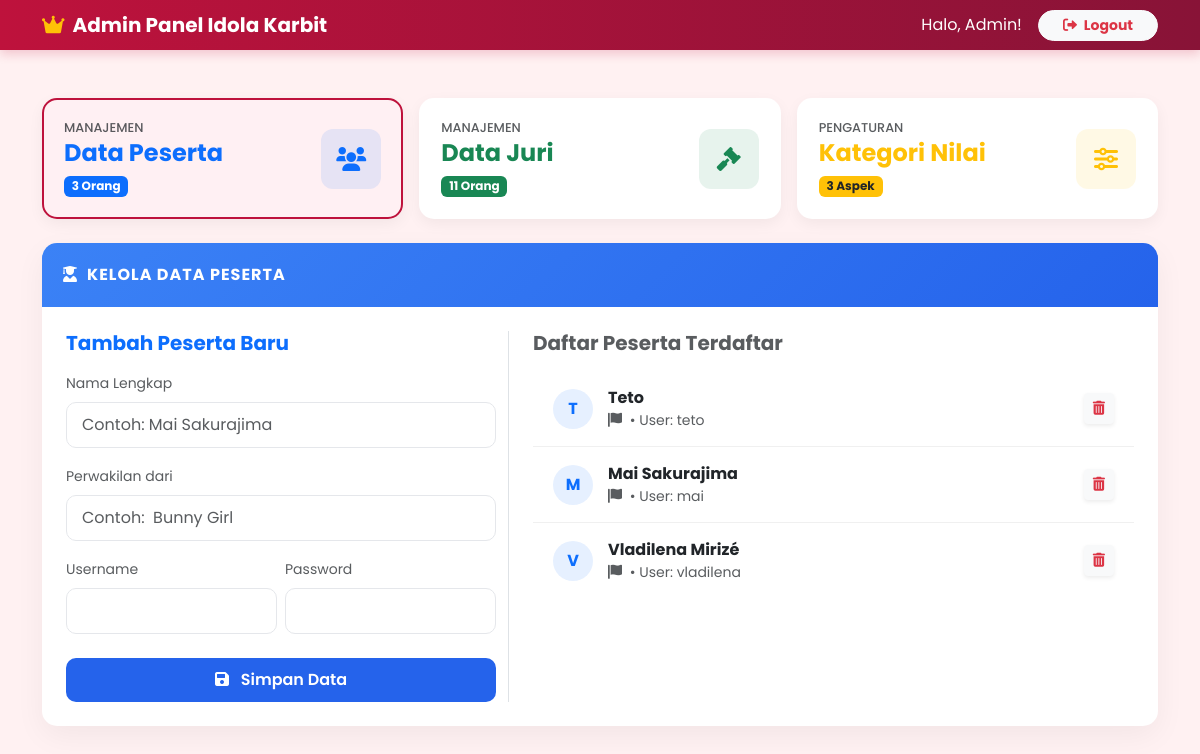
Page /admin (signed in) on the committed database.
### tables this page shows
CREATE TABLE peserta (
    id_peserta INTEGER PRIMARY KEY AUTOINCREMENT,
    nama_peserta TEXT NOT NULL
, foto TEXT, username TEXT, password TEXT, perwakilan TEXT);

### app.py (the view)
@app.route('/admin')
def dashboard_admin():
    if session.get('role') != 'admin': return redirect(url_for('login'))
    conn = get_db_connection()
    peserta = conn.execute("SELECT * FROM peserta").fetchall()
    juri = conn.execute("SELECT * FROM juri").fetchall()
    try: kategori = conn.execute("SELECT * FROM kategori_nilai").fetchall()
    except: kategori = []
    try: requests = conn.execute("SELECT * FROM validasi_password ORDER BY tanggal DESC").fetchall()
    except: requests = []
    conn.close()
    return render_template('dashboard_admin.html', peserta=peserta, juri=juri, kategori=kategori, requests=requests)

### app.py (called while the page is built)
def get_db_connection():
    conn = sqlite3.connect('database2.db')
    conn.row_factory = sqlite3.Row
    return conn

### templates/dashboard_admin.html (shortened to what this page needs)
<!DOCTYPE html>
<html lang="id">
<head>
    <link href="https://cdn.jsdelivr.net/npm/bootstrap@5.3.0/dist/css/bootstrap.min.css" rel="stylesheet">
    <link rel="stylesheet" href="https://cdnjs.cloudflare.com/ajax/libs/font-awesome/6.0.0/css/all.min.css">
</head>
<body>
<nav class="navbar navbar-dark navbar-custom mb-5">
    <div class="container">
        <span class="navbar-brand mb-0 h1 fw-bold">
            <i class="fas fa-crown me-2 text-warning"></i>Admin Panel Idola Karbit
        </span>
        <div class="d-flex align-items-center text-white">
            <span class="me-3 d-none d-md-block">Halo, Admin!</span>
            <a href="{{ url_for('logout') }}" class="btn btn-light btn-sm rounded-pill px-4 fw-bold text-danger">
                <i class="fas fa-sign-out-alt me-1"></i> Logout
            </a>
        </div>
    </div>
</nav>
<div class="container pb-5">
    <div class="row mb-4 g-3">
        <div class="col-md-4">
            <div class="stat-card active-card" onclick="showSection('peserta')" id="card-peserta">
                <div>
                    <h6 class="text-muted text-uppercase mb-1" style="font-size: 0.8rem;">Manajemen</h6>
                    <h4 class="fw-bold mb-0 text-primary">Data Peserta</h4>
                    <span class="badge bg-primary mt-2">{{ peserta|length }} Orang</span>
                </div>
                <div class="stat-icon bg-primary bg-opacity-10 text-primary">
                    <i class="fas fa-users"></i>
                </div>
            </div>
        </div>
        <div class="col-md-4">
            <div class="stat-card" onclick="showSection('juri')" id="card-juri">
                <div>
                    <h6 class="text-muted text-uppercase mb-1" style="font-size: 0.8rem;">Manajemen</h6>
                    <h4 class="fw-bold mb-0 text-success">Data Juri</h4>
                    <span class="badge bg-success mt-2">{{ juri|length }} Orang</span>
                </div>
                <div class="stat-icon bg-success bg-opacity-10 text-success">
                    <i class="fas fa-gavel"></i>
                </div>
            </div>
        </div>
        <div class="col-md-4">
            <div class="stat-card" onclick="showSection('kategori')" id="card-kategori">
                <div>
                    <h6 class="text-muted text-uppercase mb-1" style="font-size: 0.8rem;">Pengaturan</h6>
                    <h4 class="fw-bold mb-0 text-warning">Kategori Nilai</h4>
                    <span class="badge bg-warning text-dark mt-2">{{ kategori|length }} Aspek</span>
                </div>
                <div class="stat-icon bg-warning bg-opacity-10 text-warning">
                    <i class="fas fa-sliders-h"></i>
                </div>
            </div>
        </div>
    </div>
    <div class="row">
        <div class="col-12">
            <div id="section-peserta" class="content-section fade-in">
                <div class="card-panel">
                    <div class="card-header-custom d-flex justify-content-between align-items-center" style="background: linear-gradient(135deg, #3b82f6 0%, #2563eb 100%);">
                        <span><i class="fas fa-user-graduate me-2"></i>Kelola Data Peserta</span>
                    </div>
                    <div class="card-body p-4">
                        <div class="row">
                            <div class="col-md-5 border-end">
                                <h5 class="fw-bold mb-3 text-primary">Tambah Peserta Baru</h5>
                                <form action="{{ url_for('tambah_peserta') }}" method="POST">
                                    <div class="mb-3">
                                        <label class="form-label small text-muted">Nama Lengkap</label>
                                        <input type="text" name="nama" class="form-control" placeholder="Contoh: Mai Sakurajima" required>
                                    </div>
                                    <div class="mb-3">
                                        <label class="form-label small text-muted">Perwakilan dari</label>
                                        <input type="text" name="sekolah" class="form-control" placeholder="Contoh:  Bunny Girl ">
                                    </div>
                                    <div class="row g-2 mb-4">
                                        <div class="col">
                                            <label class="form-label small text-muted">Username</label>
                                            <input type="text" name="username" class="form-control" required>
                                        </div>
                                        <div class="col">
                                            <label class="form-label small text-muted">Password</label>
                                            <input type="text" name="password" class="form-control" required>
                                        </div>
                                    </div>
                                    <button type="submit" class="btn btn-primary w-100 btn-primary-custom" style="background-color: #2563eb;">
                                        <i class="fas fa-save me-2"></i> Simpan Data
                                    </button>
                                </form>
                            </div>
                            <div class="col-md-7 ps-md-4">
                                <h5 class="fw-bold mb-3 text-muted">Daftar Peserta Terdaftar</h5>
                                <div class="list-group list-group-flush" style="max-height: 400px; overflow-y: auto;">
                                    {% for p in peserta %}
                                    <div class="list-group-item d-flex justify-content-between align-items-center">
                                        <div class="d-flex align-items-center">
                                            <div class="avatar-circle text-primary bg-primary bg-opacity-10">
                                                {{ p['nama_peserta'][0] }}
                                            </div>
                                            <div>
                                                <div class="fw-bold text-dark">{{ p['nama_peserta'] }}</div>
                                                <div class="small text-muted">
                                                    <i class="fas fa-flag me-1"></i> {{ p['asal_sekolah'] }} &bull;
                                                    User: {{ p['username'] }}
                                                </div>
                                            </div>
                                        </div>
                                        <a href="{{ url_for('hapus_data', tipe='peserta', id_data=p['id_peserta']) }}" class="btn btn-light btn-sm text-danger shadow-sm" onclick="return confirm('Hapus peserta ini?')">
                                            <i class="fas fa-trash-alt"></i>
                                        </a>
                                    </div>
                                    {% else %}
                                    <div class="text-center py-4 text-muted">Belum ada data peserta.</div>
                                    {% endfor %}
                                </div>
                            </div>
                        </div>
                    </div>
                </div>
            </div>
        </div>
    </div>
</div>
</body>
</html>

### templates/dashboard_admin.html (style rules this page uses)
body { background-color: #fff1f2; font-family: 'Poppins', sans-serif; }
.navbar-custom { background: linear-gradient(90deg, #be123c 0%, #881337 100%); box-shadow: 0 4px 10px rgba(190, 18, 60, 0.2); }
.stat-card { background: white; border-radius: 15px; padding: 20px; box-shadow: 0 5px 15px rgba(0,0,0,0.05); transition: all 0.3s; display: flex; align-items: center; justify-content: space-between; cursor: pointer; border: 2px solid transparent; }
.stat-card.active-card { border-color: #be123c; background-color: #fff0f3; }
.stat-icon { width: 60px; height: 60px; border-radius: 12px; display: flex; align-items: center; justify-content: center; font-size: 1.5rem; }
.card-panel { border: none; border-radius: 15px; box-shadow: 0 10px 30px rgba(0,0,0,0.05); overflow: hidden; background: white; height: 100%; }
.card-header-custom { padding: 20px; font-weight: bold; text-transform: uppercase; letter-spacing: 1px; color: white; border: none; }
.list-group-item { border: none; border-bottom: 1px solid #f0f0f0; padding: 15px 20px; }
.list-group-item:last-child { border-bottom: none; }
.form-control { border-radius: 10px; border: 1px solid #e5e7eb; padding: 10px 15px; }
.btn-primary-custom { border-radius: 10px; padding: 10px; font-weight: 600; border:none; }
.avatar-circle { width: 40px; height: 40px; background-color: #f3f4f6; color: #be123c; border-radius: 50%; display: flex; align-items: center; justify-content: center; font-weight: bold; margin-right: 15px; }
.fade-in { animation: fadeIn 0.4s ease-in-out; }

### rows in the picture
peserta: nama_peserta "T", nama_peserta "Teto", username "teto"
peserta: nama_peserta "M", nama_peserta "Mai Sakurajima", username "mai"
peserta: nama_peserta "V", nama_peserta "Vladilena Mirizé", username "vladilena"

### other values in the picture
{{ peserta|length }} "3"
{{ juri|length }} "11"
{{ kategori|length }} "3"
